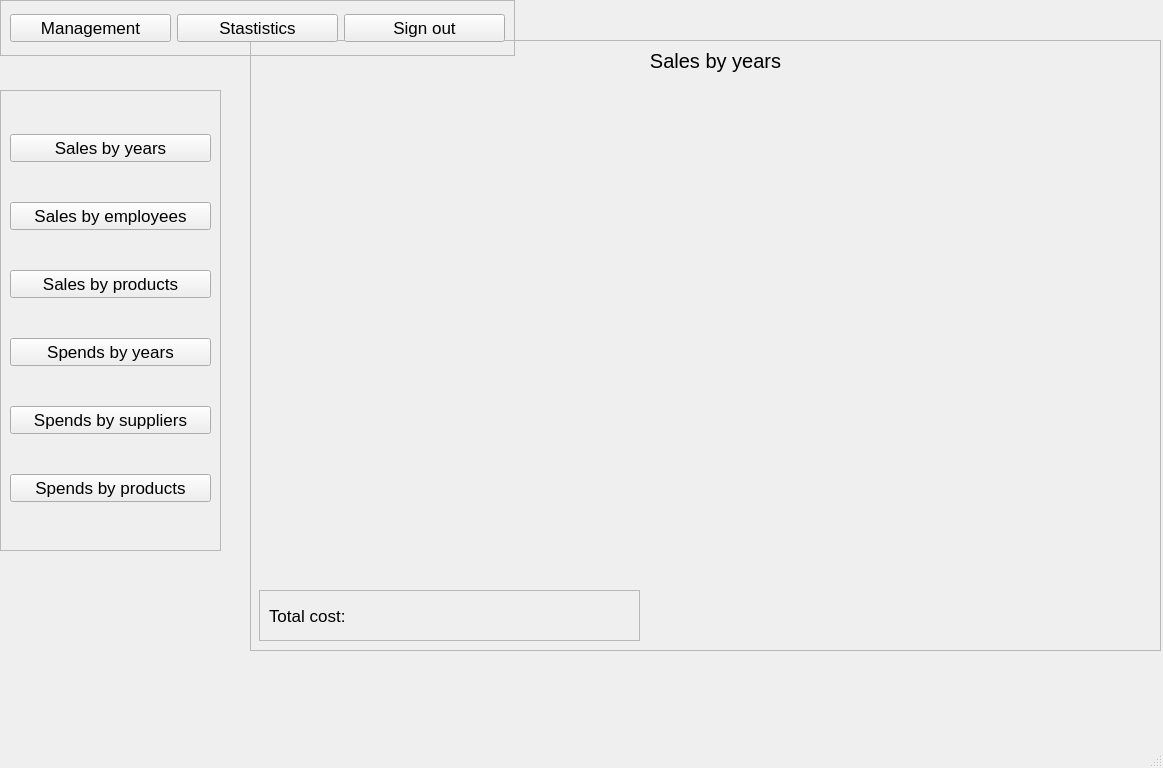
<?xml version="1.0" encoding="UTF-8"?>
<ui version="4.0">
 <class>SalesByYears</class>
 <widget class="QMainWindow" name="SalesByYears">
  <property name="geometry">
   <rect>
    <x>0</x>
    <y>0</y>
    <width>1163</width>
    <height>768</height>
   </rect>
  </property>
  <property name="font">
   <font>
    <pointsize>13</pointsize>
   </font>
  </property>
  <property name="windowTitle">
   <string>MainWindow</string>
  </property>
  <widget class="QWidget" name="centralwidget">
   <widget class="QFrame" name="frame_2">
    <property name="geometry">
     <rect>
      <x>250</x>
      <y>40</y>
      <width>911</width>
      <height>611</height>
     </rect>
    </property>
    <property name="frameShape">
     <enum>QFrame::StyledPanel</enum>
    </property>
    <property name="frameShadow">
     <enum>QFrame::Raised</enum>
    </property>
    <widget class="QLabel" name="label">
     <property name="geometry">
      <rect>
       <x>0</x>
       <y>0</y>
       <width>931</width>
       <height>41</height>
      </rect>
     </property>
     <property name="font">
      <font>
       <pointsize>15</pointsize>
      </font>
     </property>
     <property name="text">
      <string>Sales by years</string>
     </property>
     <property name="alignment">
      <set>Qt::AlignCenter</set>
     </property>
    </widget>
    <widget class="QLabel" name="graph">
     <property name="geometry">
      <rect>
       <x>14</x>
       <y>75</y>
       <width>881</width>
       <height>451</height>
      </rect>
     </property>
     <property name="text">
      <string/>
     </property>
    </widget>
    <widget class="QFrame" name="frame">
     <property name="geometry">
      <rect>
       <x>9</x>
       <y>550</y>
       <width>381</width>
       <height>51</height>
      </rect>
     </property>
     <property name="frameShape">
      <enum>QFrame::StyledPanel</enum>
     </property>
     <property name="frameShadow">
      <enum>QFrame::Raised</enum>
     </property>
     <layout class="QHBoxLayout" name="horizontalLayout_2">
      <item>
       <widget class="QLabel" name="label_2">
        <property name="text">
         <string>Total cost:</string>
        </property>
       </widget>
      </item>
      <item>
       <widget class="QLabel" name="totalCost">
        <property name="text">
         <string/>
        </property>
       </widget>
      </item>
     </layout>
    </widget>
   </widget>
   <widget class="QFrame" name="frame_3">
    <property name="geometry">
     <rect>
      <x>0</x>
      <y>0</y>
      <width>515</width>
      <height>56</height>
     </rect>
    </property>
    <property name="layoutDirection">
     <enum>Qt::LeftToRight</enum>
    </property>
    <property name="frameShape">
     <enum>QFrame::StyledPanel</enum>
    </property>
    <property name="frameShadow">
     <enum>QFrame::Raised</enum>
    </property>
    <layout class="QHBoxLayout" name="horizontalLayout">
     <item>
      <widget class="QPushButton" name="management">
       <property name="text">
        <string>Management</string>
       </property>
      </widget>
     </item>
     <item>
      <widget class="QPushButton" name="statistics">
       <property name="text">
        <string>Stastistics</string>
       </property>
      </widget>
     </item>
     <item>
      <widget class="QPushButton" name="signOut">
       <property name="text">
        <string>Sign out</string>
       </property>
      </widget>
     </item>
    </layout>
   </widget>
   <widget class="QFrame" name="frame_5">
    <property name="geometry">
     <rect>
      <x>0</x>
      <y>90</y>
      <width>221</width>
      <height>461</height>
     </rect>
    </property>
    <property name="frameShape">
     <enum>QFrame::StyledPanel</enum>
    </property>
    <property name="frameShadow">
     <enum>QFrame::Raised</enum>
    </property>
    <layout class="QVBoxLayout" name="verticalLayout">
     <item>
      <widget class="QPushButton" name="salesByYears">
       <property name="text">
        <string>Sales by years</string>
       </property>
      </widget>
     </item>
     <item>
      <widget class="QPushButton" name="salesByEmployees">
       <property name="text">
        <string>Sales by employees</string>
       </property>
      </widget>
     </item>
     <item>
      <widget class="QPushButton" name="salesByProducts">
       <property name="text">
        <string>Sales by products</string>
       </property>
      </widget>
     </item>
     <item>
      <widget class="QPushButton" name="spendsByYears">
       <property name="text">
        <string>Spends by years</string>
       </property>
      </widget>
     </item>
     <item>
      <widget class="QPushButton" name="spendsBySuppliers">
       <property name="text">
        <string>Spends by suppliers</string>
       </property>
      </widget>
     </item>
     <item>
      <widget class="QPushButton" name="spendsByProducts">
       <property name="text">
        <string>Spends by products</string>
       </property>
      </widget>
     </item>
    </layout>
   </widget>
  </widget>
  <widget class="QMenuBar" name="menubar">
   <property name="geometry">
    <rect>
     <x>0</x>
     <y>0</y>
     <width>1163</width>
     <height>26</height>
    </rect>
   </property>
  </widget>
  <widget class="QStatusBar" name="statusbar"/>
 </widget>
 <resources/>
 <connections/>
</ui>
